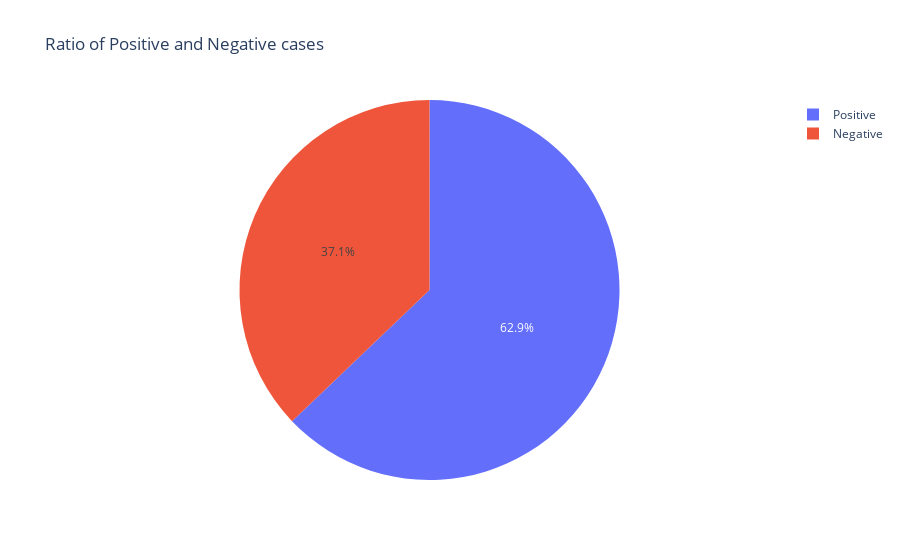

The notebook cell this image was saved under:
### Markdown cell above
##DISTRIBUTION OF CLASS

### Code cell
clspi = px.pie(Diabetes, values='Age', names='class', title= "Ratio of Positive and Negative cases")
clspi.show()
print("Count of cases:", Diabetes['class'].value_counts())

### Figure 1 — Plotly figure (JSON) as saved in the notebook; plotly's stock layout.template omitted (floating-point values rounded to 4 significant figures; data arrays with more than 128 entries replaced by an {"elided": "..."} marker saying what was removed)
{"data": [{"domain": {"x": [0, 1], "y": [0, 1]}, "hovertemplate": "class=%{label}<br>Age=%{value}<extra></extra>", "labels": {"elided": "520 str values"}, "legendgroup": "", "name": "", "showlegend": true, "type": "pie", "values": {"elided": "520 int values"}}], "layout": {"legend": {"tracegroupgap": 0}, "title": {"text": "Ratio of Positive and Negative cases"}}}
